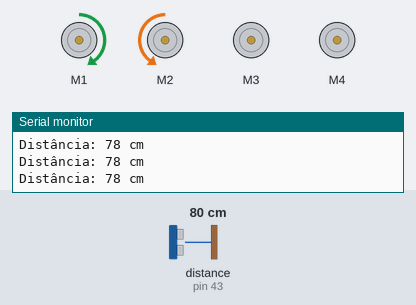
Simulated run of this sketch. Board: Arduino Mega 2560, built with avr-gcc and run on an emulated ATmega2560. Parts: 4 × DC motor (green arrow = forward, orange = backward, longer = faster), the last lines printed to the serial monitor. Wiring (inferred from the names in the program): ultrasonic range finder: trigger pin 41; echo pin 43. The inputs (shaded band) are chosen by the test bench; at power-on: distance to the obstacle (sensor on pin 43) 80 cm. The echo pulse lasts 58.3 µs per cm.

Above: at 1.2 s.
1.3 s: distance to the obstacle (sensor on pin 43) set to 33 cm
4.3 s: distance to the obstacle (sensor on pin 43) set to 29 cm
At 4.6 s:
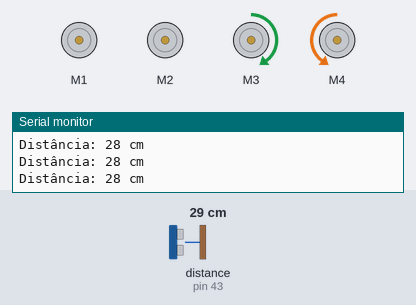
5.8 s: distance to the obstacle (sensor on pin 43) set to 35 cm
At 7.0 s:
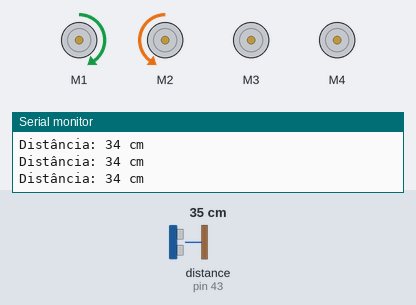
8.8 s: distance to the obstacle (sensor on pin 43) set to 18 cm
At 9.4 s:
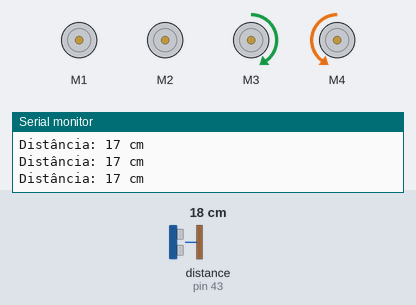
Timing chart, 0 to 11.3 s (numbered marks = the images above; inputs shaded):
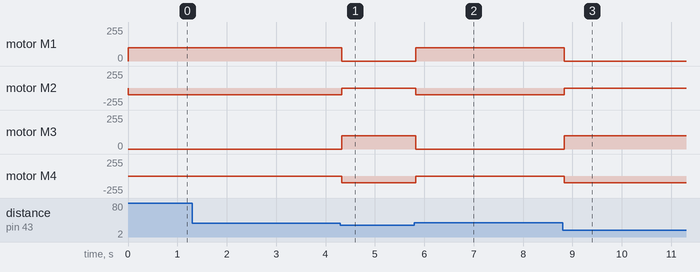

The sketch:

Desviar.ino
```cpp
#include <AFMotor.h>

// Define os motores
AF_DCMotor motor1(1); // esquerda
AF_DCMotor motor2(2); // esquerda
AF_DCMotor motor3(3); // direita
AF_DCMotor motor4(4); // direita

// Pinos do sensor ultrassônico
int trig = 41;
int echo = 43;
int d = 0;
int goal = 30;

void moverFrente();
void moverTras();
void virarEsquerda();
void virarDireita();
void parar();

void setup() {
  // Configura velocidade dos motores
  motor1.setSpeed(255);
  motor2.setSpeed(255);
  motor3.setSpeed(255);
  motor4.setSpeed(255);

  // Corrigido: trig é OUTPUT, echo é INPUT
  pinMode(trig, OUTPUT);
  pinMode(echo, INPUT);

  Serial.begin(9600);
  moverFrente();

}

void loop() {
  // Envia pulso para o sensor
  digitalWrite(trig, LOW);
  delayMicroseconds(2);
  digitalWrite(trig, HIGH);
  delayMicroseconds(10);
  digitalWrite(trig, LOW);

  // Lê a duração do pulso de retorno
  long duracao = pulseIn(echo, HIGH);
  d = duracao * 0.034 / 2; // Calcula a distância em cm

  Serial.print("Distância: ");
  Serial.print(d);
  Serial.println(" cm");

  moverFrente();

  // Lógica de desvio
  if (goal < d) {
    motor1.setSpeed(100);
    motor2.setSpeed(100);
    motor3.setSpeed(0);
    motor4.setSpeed(0);
  } else {
    motor1.setSpeed(0);
    motor2.setSpeed(0);
    motor3.setSpeed(100);
    motor4.setSpeed(100);
  }

}

// Funções de movimento
void moverFrente() {
  motor1.run(FORWARD);
  motor3.run(FORWARD);
  motor2.run(BACKWARD);
  motor4.run(BACKWARD);
}

void moverTras() {
  motor1.run(BACKWARD);
  motor3.run(BACKWARD);
  motor2.run(FORWARD);
  motor4.run(FORWARD);
}

void virarEsquerda() {
  motor1.run(BACKWARD);
  motor3.run(FORWARD);
  motor2.run(BACKWARD);
  motor4.run(FORWARD);
}

void virarDireita() {
  motor1.run(FORWARD);
  motor3.run(BACKWARD);
  motor2.run(FORWARD);
  motor4.run(BACKWARD);
}

void parar() {
  motor1.run(RELEASE);
  motor3.run(RELEASE);
  motor2.run(RELEASE);
  motor4.run(RELEASE);
}
```

Measured:
- the behaviour switches between 32 and 31 cm on distance to the obstacle (sensor on pin 43) (found by bisection; images 0 and 1)
- after the input at 4.3 s, motor M1: forward 100/255 → stopped at once; motor M2: backward 100/255 → stopped at once; motor M3: stopped → forward 100/255 at once; motor M4: stopped → backward 100/255 at once
- after the input at 5.8 s, motor M1: stopped → forward 100/255 at once; motor M2: stopped → backward 100/255 at once; motor M3: forward 100/255 → stopped at once; motor M4: backward 100/255 → stopped at once
- after the input at 8.8 s, motor M1: forward 100/255 → stopped at once; motor M2: backward 100/255 → stopped at once; motor M3: stopped → forward 100/255 at once; motor M4: stopped → backward 100/255 at once
